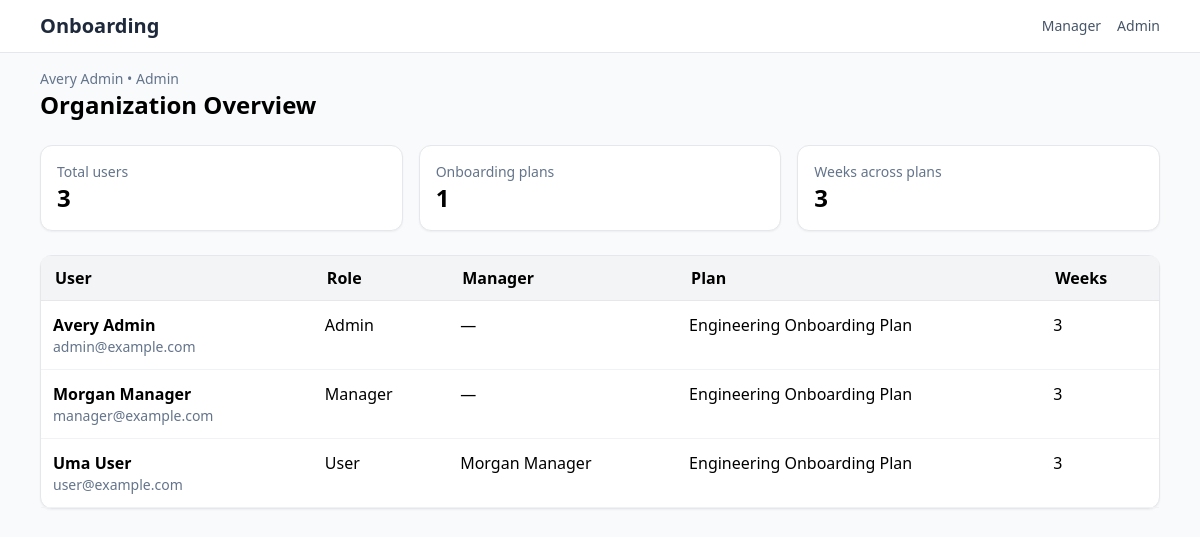
Before: /admin/overview with the older database file.
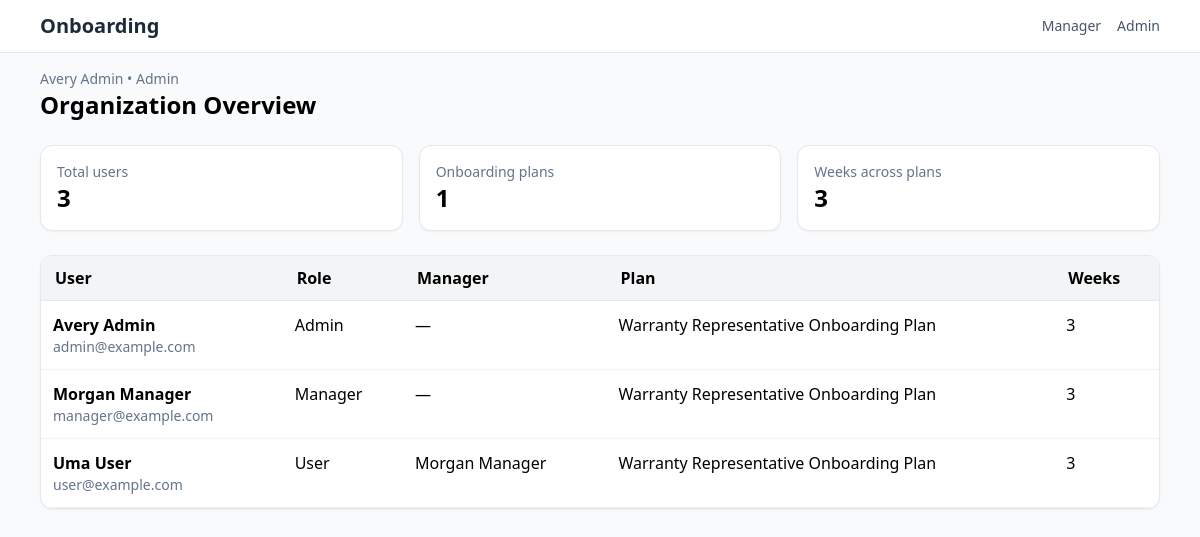
After: the same page with the newer database file.
### Onboarding/models.py (models this page shows, shortened)
class User(db.Model):
    __tablename__ = "users"
    id = db.Column(db.Integer, primary_key=True)
    email = db.Column(db.String(255), unique=True, nullable=False)
    full_name = db.Column(db.String(255), nullable=False)
    role = db.Column(db.String(32), nullable=False, default=RoleEnum.USER.value)
    onboarding_plan_id = db.Column(
        db.Integer, db.ForeignKey("onboarding_plans.id"), nullable=True
    )
    onboarding_plan = db.relationship("OnboardingPlan", back_populates="users")
    manager_id = db.Column(db.Integer, db.ForeignKey("users.id"), nullable=True)
    manager = db.relationship(
        "User",
        remote_side="User.id",
        back_populates="direct_reports",
        lazy="joined",
    )
    direct_reports = db.relationship(
        "User",
        back_populates="manager",
        lazy="selectin",
        cascade="all",
    )

class OnboardingPlan(db.Model):
    __tablename__ = "onboarding_plans"
    id = db.Column(db.Integer, primary_key=True)
    name = db.Column(db.String(255), nullable=False, default="Onboarding Plan")
    description = db.Column(db.Text, nullable=True)
    weeks = db.relationship(
        "Week",
        back_populates="onboarding_plan",
        lazy="selectin",
        cascade="all, delete-orphan",
    )
    users = db.relationship(
        "User",
        back_populates="onboarding_plan",
        lazy="selectin",
    )

### app.py (the view)
@app.get("/admin/overview")
def admin_overview():
    admin = current_user()
    require_role(admin, {RoleEnum.ADMIN.value})
    users = (
        User.query.options(
            selectinload(User.onboarding_plan).selectinload(OnboardingPlan.weeks),
            selectinload(User.manager),
        )
        .order_by(User.full_name.asc())
        .all()
    )
    plans = (
        OnboardingPlan.query.options(selectinload(OnboardingPlan.weeks))
        .order_by(OnboardingPlan.name.asc())
        .all()
    )
    return render_template(
        "admin_overview.html",
        admin=admin,
        users=users,
        plans=plans,
    )

### app.py (called while the page is built)
def current_user() -> User:
    email = request.headers.get("X-User-Email") or request.args.get("as_user")
    query = User.query.options(selectinload(User.onboarding_plan))
    if email:
        user = query.filter_by(email=email).first()
        if not user:
            abort(404, description="User not found")
        return user
    user = query.order_by(User.id.asc()).first()
    if not user:
        abort(404, description="No users available")
    return user

def require_role(user: User, allowed_roles: set[str]):
    if user.role not in allowed_roles:
        abort(403)

@app.context_processor
def inject_build_ts():
    return {"build_ts": int(time.time())}

### templates/admin_overview.html
{% extends "base.html" %}
{% block content %}
<div class="flex items-center justify-between mb-6">
  <div>
    <p class="text-sm text-slate-500">{{ admin.full_name }} • Admin</p>
    <h1 class="text-2xl font-bold">Organization Overview</h1>
  </div>
</div>
<div class="grid md:grid-cols-3 gap-4 mb-6">
  <div class="bg-white border rounded-xl p-4 shadow-sm">
    <p class="text-sm text-slate-500">Total users</p>
    <p class="text-2xl font-semibold">{{ users|length }}</p>
  </div>
  <div class="bg-white border rounded-xl p-4 shadow-sm">
    <p class="text-sm text-slate-500">Onboarding plans</p>
    <p class="text-2xl font-semibold">{{ plans|length }}</p>
  </div>
  <div class="bg-white border rounded-xl p-4 shadow-sm">
    <p class="text-sm text-slate-500">Weeks across plans</p>
    <p class="text-2xl font-semibold">{{ plans|map(attribute='weeks')|map('length')|sum }}</p>
  </div>
</div>
<div class="bg-white border rounded-xl shadow-sm">
  <table class="table">
    <thead>
      <tr>
        <th>User</th>
        <th>Role</th>
        <th>Manager</th>
        <th>Plan</th>
        <th>Weeks</th>
      </tr>
    </thead>
    <tbody>
      {% for user in users %}
        <tr>
          <td>
            <div class="font-semibold">{{ user.full_name }}</div>
            <div class="text-sm text-slate-500">{{ user.email }}</div>
          </td>
          <td class="align-top">{{ user.role|capitalize }}</td>
          <td class="align-top">{{ user.manager.full_name if user.manager else '—' }}</td>
          <td class="align-top">{{ user.onboarding_plan.name if user.onboarding_plan else '—' }}</td>
          <td class="align-top">{{ user.onboarding_plan.weeks|length if user.onboarding_plan else 0 }}</td>
        </tr>
      {% endfor %}
    </tbody>
  </table>
</div>
{% endblock %}

### templates/base.html (shortened to what this page needs)
<!doctype html>
<html lang="en">
<head>
  <script src="https://cdn.tailwindcss.com"></script>
  <link rel="stylesheet" href="{{ url_for('static', filename='site.css') }}?v={{ build_ts }}">
</head>
<body class="bg-slate-50 min-h-screen">
  <nav class="bg-white border-b sticky top-0 z-10">
    <div class="max-w-6xl mx-auto px-4 py-3 flex items-center gap-4">
      <a href="/weeks" class="text-xl font-semibold text-slate-800">Onboarding</a>
            <div class="ml-auto flex items-center gap-4 text-sm text-slate-600">
        <a href="/manager/reports" class="hover:text-slate-900">Manager</a>
        <a href="/admin/overview" class="hover:text-slate-900">Admin</a>
      </div>
    </div>
  </nav>
  <main class="max-w-6xl mx-auto p-4">
    {% block content %}{% endblock %}
  </main>
</body>
</html>

### Onboarding/static/site.css (style rules this page uses)
.table { width: 100%; border-collapse: separate; border-spacing: 0; }
.table thead tr { background: #f3f4f6; }
.table thead th { text-align: left; vertical-align: middle; font-weight: 700; padding: 12px 14px; border-bottom: 1px solid #e5e7eb; line-height: 1.25rem; }
.table thead th:first-child { border-top-left-radius: 8px; }
.table thead th:last-child { border-top-right-radius: 8px; }
.table tbody td { padding: 12px; border-bottom: 1px solid #f0f2f5; vertical-align: top; }
.align-top { vertical-align: top; }

Changed rows visible on the page:
changed through a linked row, User "Avery Admin": onboarding_plan "Engineering Onboarding Plan" → "Warranty Representative Onboarding Plan"
changed through a linked row, User "Manager": onboarding_plan "Engineering Onboarding Plan" → "Warranty Representative Onboarding Plan"
changed through a linked row, User "Uma User": onboarding_plan "Engineering Onboarding Plan" → "Warranty Representative Onboarding Plan"
